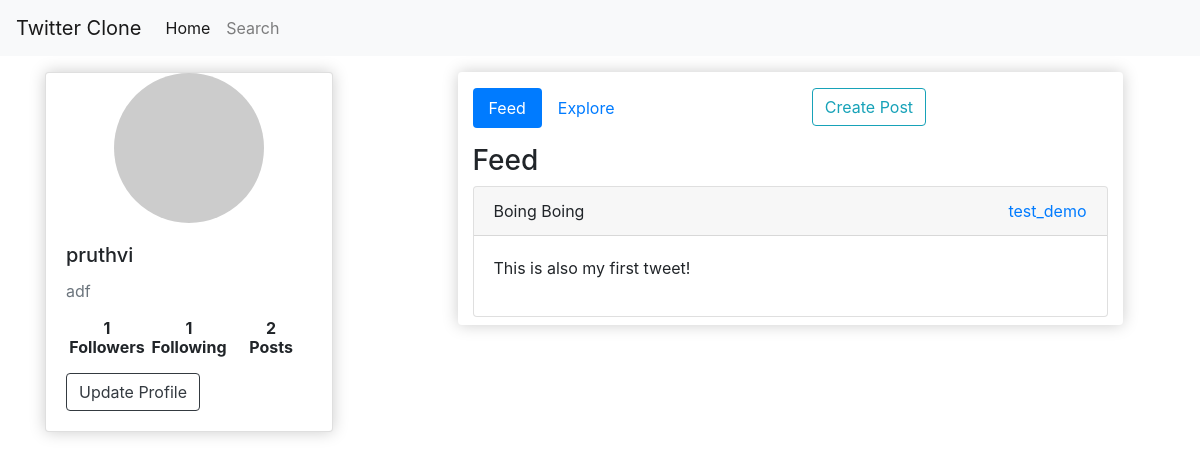
The app's page / (signed in) with its own data.
### twitterapp/models.py (models this page shows, shortened)
class Profile(models.Model):
    id = models.UUIDField(primary_key=True,default=uuid.uuid4,editable=False)
    user = models.OneToOneField(User,on_delete=models.CASCADE,null=True)
    bio = models.TextField(max_length=500, blank=True)
    location = models.CharField(max_length=30, blank=True)
    birth_date = models.DateField(null=True, blank=True)
    profile_image = models.ImageField(upload_to='images/',null=True,blank=True)
    followers = models.ManyToManyField(Following,related_name='profiles')
    mode = models.CharField(max_length=50,choices=[('public','Public'),('private','Private')],default='public')
    @property
    def get_followers(self):
        return [line.follower for line in self.followers.all().filter(target=self.user)]
    @property
    def follower_count(self):
        return Following.objects.filter(target=self.user).count()
    @property
    def following_count(self):
        return Following.objects.filter(follower=self.user).count()
    @property
    def post_count(self):
        return self.post_set.all().count()

class Post(models.Model):
    author = models.ForeignKey(Profile,on_delete=models.CASCADE,null=True)
    title = models.CharField(max_length=250,null=True)
    content = RichTextField()
    date_created = models.DateTimeField(auto_now_add=True)

### twitterapp/views.py (the view)
# urls.py: path('',views.IndexView,name='index'),
@login_required(login_url='login')
def IndexView(request):
    profile = request.user.profile
    profiles = Profile.objects.select_related('user').exclude(id=profile.id)
    feed_posts = Post.objects.select_related('author').filter(
        author__followers__follower=request.user) \
        .order_by('-date_created')
    return render(request,'index.html',
        {'profile':profile,
        'explore_profiles':profiles,
        'feed_posts':feed_posts})

### twitterapp/templates/index.html (shortened to what this page needs)
{% extends 'main.html' %}
{% block content %}
{% load static %}
<div class="row mt-3">
  <div class="col-md-4">
    <div class="card box-element" style="width: 18rem;">
      {% if profile.profile_image%}
      <img src="{{profile.profile_image.url}}" class="avatar" alt="...">
      {% else %}
      <img src="http://www.gravatar.com/avatar/?d=identicon" class="avatar" alt="...">
      {% endif %}
      <div class="card-body">
        <h5 class="card-title">{{request.user.username}}</h5>
        <p class="card-text text-muted">
          {% if profile %}
          {{profile.bio|safe}}
        </p>
        {% endif %}
        <div style="display: flex;">
          <div id="followers" data-profile="{{profile.id}}" style="flex:3">
            <h6 class="text-center"><b>{{profile.follower_count}}<p>Followers</p></b></h6>
          </div>
          <div id="followings" data-profile="{{profile.id}}" style="flex:3">
            <h6 class="text-center"><b>{{profile.following_count}}<p>Following</p></b></h6>
          </div>
          <div id="posts" data-profile="{{profile.id}}" style="flex:3">
            <h6 class="text-center"><b>{{profile.post_count}}<p>Posts</p></b></h6>
          </div>
        </div>
        <div>
          <a href="{% url 'update-profile' %}" class="btn btn-outline-dark">Update Profile</a>
        </div>
      </div>
    </div>
  </div>
  <div id="feed-content" class="col-md-7 mx-auto box-element" style="height:max-content;">
    <ul class="nav nav-pills mt-3 mb-3" id="pills-tab" role="tablist">
      <li class="nav-item" role="presentation">
        <a class="nav-link active" id="pills-feed-tab" data-toggle="pill" href="#pills-feed" role="tab"
          aria-controls="pills-feed" aria-selected="true">Feed</a>
      </li>
      <li class="nav-item" role="presentation">
        <a class="nav-link" id="pills-explore-tab" data-toggle="pill" href="#pills-explore" role="tab"
          aria-controls="pills-explore" aria-selected="false">Explore</a>
      </li>
      <li class="nav-item" style="margin: 0 auto;" role="presentation">
        <a href="{% url 'create-post' %}" class="btn btn-outline-info">Create Post</a>
      </li>
    </ul>
    <div class="tab-content" id="pills-tabContent">
      <div class="tab-pane fade show active" id="pills-feed" role="tabpanel" aria-labelledby="pills-feed-tab">
        <h3>Feed</h3>
        {% include 'post_list.html' with posts=feed_posts %}
      </div>
    </div>
  </div>
</div>
{% endblock%}

### twitterapp/templates/post_list.html
{% for post in posts %}
<div class="card mb-2">
    <div class="card-header">
        {{post.title}}
        <a style="float: right;" href="{% url 'visit-profile' post.author.id %}">{{post.author.user.username}}</a>
    </div>
    <div class="card-body" onclick="location.href='{% url 'post-detail' post.id %}'">
        {{post.content|safe}}
    </div>
</div>
{% endfor %}

### static/css/main-twitter.css (style rules this page uses)
.avatar { width: 150px; height: 150px; background-size: cover; background-position: top center; border-radius: 50%; display: block; margin-left: auto; margin-right: auto; }
.box-element { box-shadow:hsl(0, 0%, 80%) 0 0 16px; background-color: #fff; border-radius: 4px; }

### records on screen
Profile: bio "adf", follower_count "1", following_count "1", post_count "2"
Post: title "Boing Boing", author.user.username "test_demo", content "This is also my first tweet!"

### other values on screen
{{ request.user.username }} "pruthvi"
